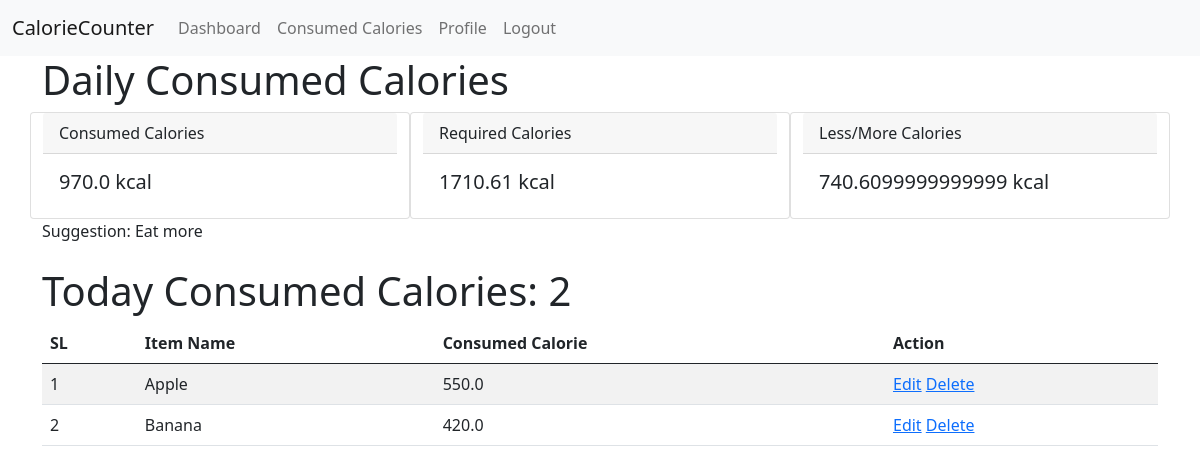
The page /dashboard/ (signed in) on the database its author committed.
### CalorieCounter/models.py (models this page shows, shortened)
class ConsumedCalories(models.Model):
    item_name = models.CharField(max_length=200, null=True)
    calorie = models.FloatField(null=True)
    created_at = models.DateField(auto_now_add=True, null=True)
    consumed_by = models.ForeignKey(
        User,
        on_delete=models.CASCADE,
        null=True,
        related_name='user_calorie'
    )

### CalorieCounter/views.py (the view)
# urls.py: path('dashboard/',dashboard_page, name='dashboard_page'),
@login_required
def dashboard_page(request):
    try:
        current_user = request.user
        bmr = round(request.user.user_info.bmr, 2)
    except:
        current_user = None
        bmr = 0
    today = date.today()
    today_consumed_data = ConsumedCalories.objects.filter(
        consumed_by=current_user,
        created_at=today
    )
    total_consumed_calories = today_consumed_data.aggregate(
        total_caloire=Sum('calorie'),
        total_count=Count('calorie')
    )
    total_caloire = total_consumed_calories['total_caloire']
    try:
        less_more = bmr - total_caloire
    except:
        less_more=0
    try:
        if bmr > total_caloire:
            suggestion = 'Eat more'
        else:
            suggestion = 'Eat less'
    except:
        bmr=0
        total_caloire=0
        suggestion=''
    context = {
        'required_calories': bmr,
        'today_consumed_data': today_consumed_data,
        'consumed_calories': total_caloire,
        'total_count': total_consumed_calories['total_count'],
        'less_more': less_more,
        'suggestion': suggestion,
    }
    return render(request, 'dashboard.html', context)

### CalorieCounter/Templates/dashboard.html
{% extends 'master/base.html' %}
{% block body %}
<h1>Daily Consumed Calories</h1>
<div class="row">
    <div class="card col-md-4">
        <div class="card-header">
            Consumed Calories
        </div>
        <div class="card-body">
            <h5 class="card-title">{{consumed_calories}} kcal</h5>
        </div>
    </div>
    <div class="card col-md-4">
        <div class="card-header">
            Required Calories
        </div>
        <div class="card-body">
            <h5 class="card-title">{{required_calories}} kcal</h5>
        </div>
    </div>
    <div class="card col-md-4">
        <div class="card-header">
            Less/More Calories
        </div>
        <div class="card-body">
            <h5 class="card-title">{{less_more}} kcal</h5>
        </div>
    </div>
</div>
<p>Suggestion: {{suggestion}}</p>
<h1 class="mt-4">Today Consumed Calories: {{total_count}}</h1>
<table class="table table-striped">
    <thead>
        <tr>
            <th>SL</th>
            <th>Item Name</th>
            <th>Consumed Calorie</th>
            <th>Action</th>
        </tr>
    </thead>
    <tbody>
        {% for data in today_consumed_data %}
        <tr>
            <td>{{forloop.counter}}</td>
            <td>{{data.item_name}}</td>
            <td>{{data.calorie}}</td>
            <td>
                <a href="{% url 'update_calorie' data.id %}">Edit</a>
                <a href="{% url 'delete_calorie' data.id %}">Delete</a>
            </td>
        </tr>
        {% endfor %}
    </tbody>
</table>
{% endblock body %}

### CalorieCounter/Templates/master/base.html (shortened to what this page needs)
<!doctype html>
<html lang="en">
  <head>
    <link href="https://cdn.jsdelivr.net/npm/bootstrap@5.0.2/dist/css/bootstrap.min.css" rel="stylesheet">
  </head>
  <body>
    {% include 'master/nav.html' %}
    <div class="container">
        {% block body %}
        {% endblock body %}
    </div>
  </body>
</html>

### CalorieCounter/Templates/master/nav.html (shortened to what this page needs)
<nav class="navbar navbar-expand-lg navbar-light bg-light">
  <div class="container-fluid">
    <a class="navbar-brand" href="#">CalorieCounter</a>
    <div class="collapse navbar-collapse" id="navbarNav">
      <ul class="navbar-nav">
        {% if request.user.is_authenticated %}
        <li class="nav-item">
          <a class="nav-link" aria-current="page" href="{% url 'dashboard_page' %}">Dashboard</a>
        </li>
        <li class="nav-item">
          <a class="nav-link" href="{% url 'consumed_calories_list' %}">Consumed Calories</a>
        </li>
        <li class="nav-item">
          <a class="nav-link" href="{% url 'profile_page' %}">Profile</a>
        </li>
        <li class="nav-item">
          <a class="nav-link" href="{% url 'logout_page' %}">Logout</a>
        </li>
        {% endif %}
      </ul>
    </div>
  </div>
</nav>

### rows shown on the page
ConsumedCalories: item_name "Apple", calorie "550.0"
ConsumedCalories: item_name "Banana", calorie "420.0"

### other values the page prints
{{ consumed_calories }} "970.0"
{{ required_calories }} "1710.61"
{{ less_more }} "740.6099999999999"
{{ suggestion }} "Eat more"
{{ total_count }} "2"
